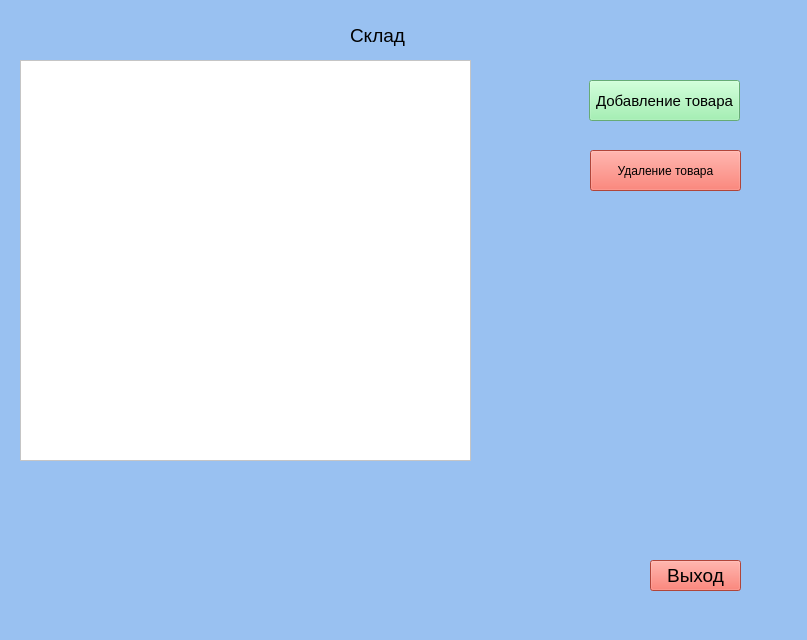
<?xml version="1.0" encoding="UTF-8"?>
<ui version="4.0">
 <class>MainWindow</class>
 <widget class="QMainWindow" name="MainWindow">
  <property name="geometry">
   <rect>
    <x>0</x>
    <y>0</y>
    <width>807</width>
    <height>640</height>
   </rect>
  </property>
  <property name="windowTitle">
   <string>MainWindow</string>
  </property>
  <property name="styleSheet">
   <string notr="true">background-color: rgb(153, 193, 241);</string>
  </property>
  <widget class="QWidget" name="centralwidget">
   <widget class="QTableView" name="tableView">
    <property name="geometry">
     <rect>
      <x>20</x>
      <y>60</y>
      <width>451</width>
      <height>401</height>
     </rect>
    </property>
    <property name="styleSheet">
     <string notr="true">background-color: rgb(255, 255, 255);</string>
    </property>
   </widget>
   <widget class="QLabel" name="label">
    <property name="geometry">
     <rect>
      <x>350</x>
      <y>20</y>
      <width>101</width>
      <height>31</height>
     </rect>
    </property>
    <property name="font">
     <font>
      <pointsize>14</pointsize>
     </font>
    </property>
    <property name="text">
     <string>Cклад</string>
    </property>
   </widget>
   <widget class="QPushButton" name="btn_tovar">
    <property name="geometry">
     <rect>
      <x>589</x>
      <y>80</y>
      <width>151</width>
      <height>41</height>
     </rect>
    </property>
    <property name="font">
     <font>
      <pointsize>11</pointsize>
     </font>
    </property>
    <property name="styleSheet">
     <string notr="true">background-color: rgb(143, 240, 164);</string>
    </property>
    <property name="text">
     <string>Добавление товара</string>
    </property>
   </widget>
   <widget class="QPushButton" name="btn_delete">
    <property name="geometry">
     <rect>
      <x>590</x>
      <y>150</y>
      <width>151</width>
      <height>41</height>
     </rect>
    </property>
    <property name="styleSheet">
     <string notr="true">background-color: rgb(246, 97, 81);</string>
    </property>
    <property name="text">
     <string>Удаление товара</string>
    </property>
   </widget>
   <widget class="QPushButton" name="btn_exit">
    <property name="geometry">
     <rect>
      <x>650</x>
      <y>560</y>
      <width>91</width>
      <height>31</height>
     </rect>
    </property>
    <property name="font">
     <font>
      <pointsize>14</pointsize>
     </font>
    </property>
    <property name="styleSheet">
     <string notr="true">background-color: rgb(246, 97, 81);</string>
    </property>
    <property name="text">
     <string>Выход</string>
    </property>
   </widget>
  </widget>
  <widget class="QMenuBar" name="menubar">
   <property name="geometry">
    <rect>
     <x>0</x>
     <y>0</y>
     <width>807</width>
     <height>23</height>
    </rect>
   </property>
  </widget>
  <widget class="QStatusBar" name="statusbar"/>
 </widget>
 <resources/>
 <connections/>
</ui>
